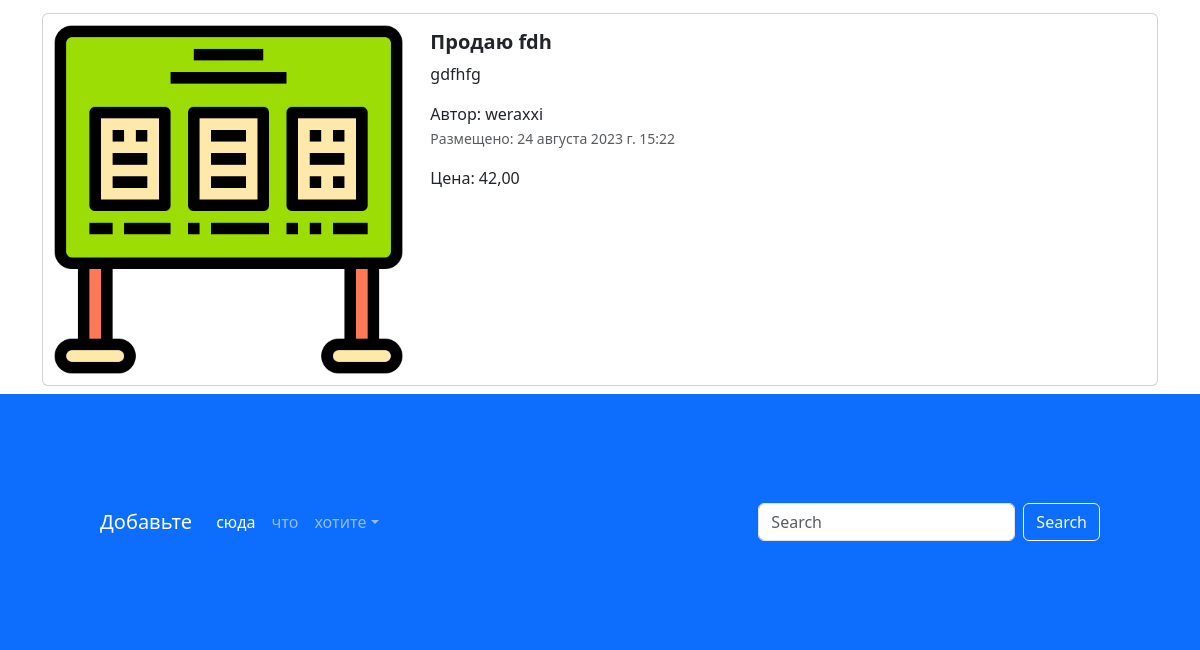
The app's page / (lower part), older data.
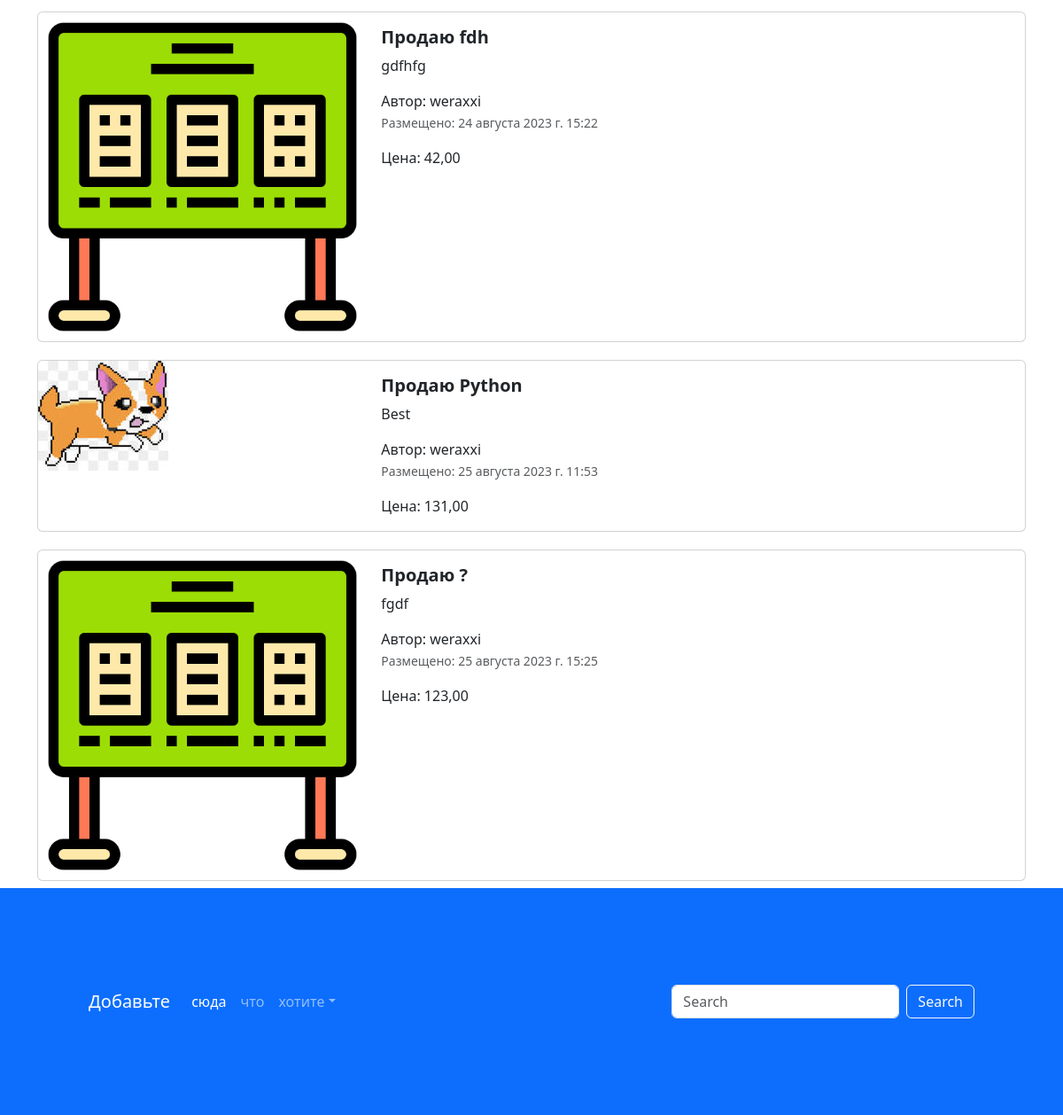
The same page, newer data.
### app_advertisement/models.py (models this page shows, shortened)
class Advertisement(models.Model):
    title = models.CharField(
        max_length=80,
        verbose_name="Название",
    )
    description = models.TextField(
        verbose_name="Описание"
    )
    price = models.DecimalField(
        max_digits=10,
        decimal_places=2,
        verbose_name="Цена"
    )
    auction = models.BooleanField(
        verbose_name="Торг",
        default=False
    )
    created_at = models.DateTimeField(
       auto_now_add=True,
        verbose_name="Дата публикации"
    )
    updated_at = models.DateTimeField(
        auto_now=True,
        verbose_name="Дата редактирования"
    )
    user = models.ForeignKey(
        User,
        verbose_name="Пользователь",
        on_delete=models.CASCADE
    )
    image = models.ImageField(
        verbose_name="Изображение",
        upload_to="advertisements/",
        null=True,
        blank=True
    )
    def get_absolute_url(self):
        return reverse("adv", kwargs={"pk": self.pk})
    class Meta:
        db_table = "advertisement"

### app_advertisement/views.py (the view)
# urls.py: path("", index, name="main-page"),
def index(request):
    title = request.GET.get("query")
    if title:
        advertisements = Advertisement.objects.filter(title__iexact=title)
    else:
        advertisements = Advertisement.objects.all()
    context = {"advertisements": advertisements, "title": title}
    return render(request, "app_advertisement/index.html", context=context)

### templates/app_advertisement/index.html (shortened to what this page needs)
{% extends 'base.html' %}
{% load static %}
{% block content %}
<div class="container">
  {% for adv in advertisements %}
  <div class="col">
    <div class="card mb-2" style="max-width: 1200px; margin-top: 20px;">
      <div class="row g-0">
        <div class="col-md-4">
          <a href="{{ adv.get_absolute_url }}" class="nav-link">
            <img src="{% if adv.image %} {{ adv.image.url }} {% else %} {% static 'img/adv.png' %} {% endif %}" class="img-fluid rounded-start" alt="Card title">
          </a>
        </div>
        <div class="col-md-8">
          <div class="card-body">
            <h5 class="card-title">
              <a href="advertisement.html" class="nav-link"><strong>Продаю {{ adv.title }}</strong></a>
            </h5>
            <a href="advertisement.html" class="nav-link">
              <p class="card-text">
                {{ adv.description }}
              </p>
              <span>Автор: {{ adv.user }}</span>
              <p class="card-text"><small class="text-muted">Размещено: {{ adv.created_at }}</small></p>
              <span>Цена: {{ adv.price }}</span>
            </a>
          </div>
        </div>
      </div>
    </div>
  </div>
  {% endfor %}
</div>
<footer style="padding: 100px;" class="bg-primary">
  <nav class="navbar navbar-expand-sm navbar-dark">
    <a class="navbar-brand" href="#">Добавьте</a>
    <div class="collapse navbar-collapse" id="collapsibleNavId">
      <ul class="navbar-nav me-auto mt-2 mt-lg-0">
        <li class="nav-item">
          <a class="nav-link active" href="#" aria-current="page">сюда</a>
        </li>
        <li class="nav-item">
          <a class="nav-link" href="#">что</a>
        </li>
        <li class="nav-item dropdown">
          <a class="nav-link dropdown-toggle" href="#" id="dropdownId" data-bs-toggle="dropdown" aria-haspopup="true"
             aria-expanded="false">хотите</a>
        </li>
      </ul>
      <form class="d-flex my-2 my-lg-0">
        <input class="form-control me-sm-2" type="text" placeholder="Search">
        <button class="btn btn-outline-light my-2 my-sm-0" type="submit">Search</button>
      </form>
    </div>
  </nav>
</footer>
{% endblock%}

Row changes from the older to the newer data that the page shows:
added Advertisement: image (picture), title "Python", description "Best", user "weraxxi", created_at "25 августа 2023 г. 11:53", price "131,00"
added Advertisement: title "?", description "fgdf", user "weraxxi", created_at "25 августа 2023 г. 15:25", price "123,00"
